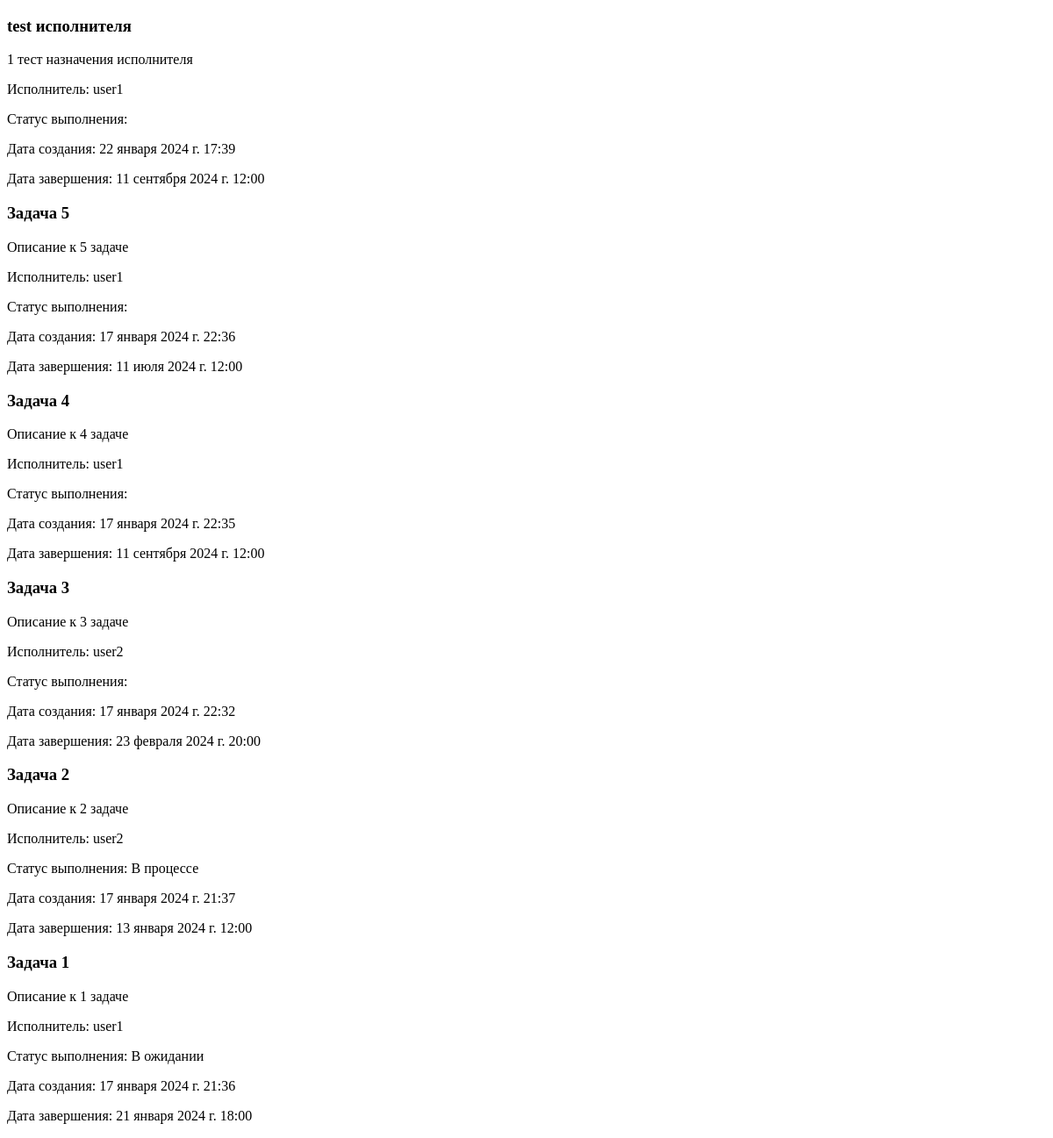
The app's page /, older data.
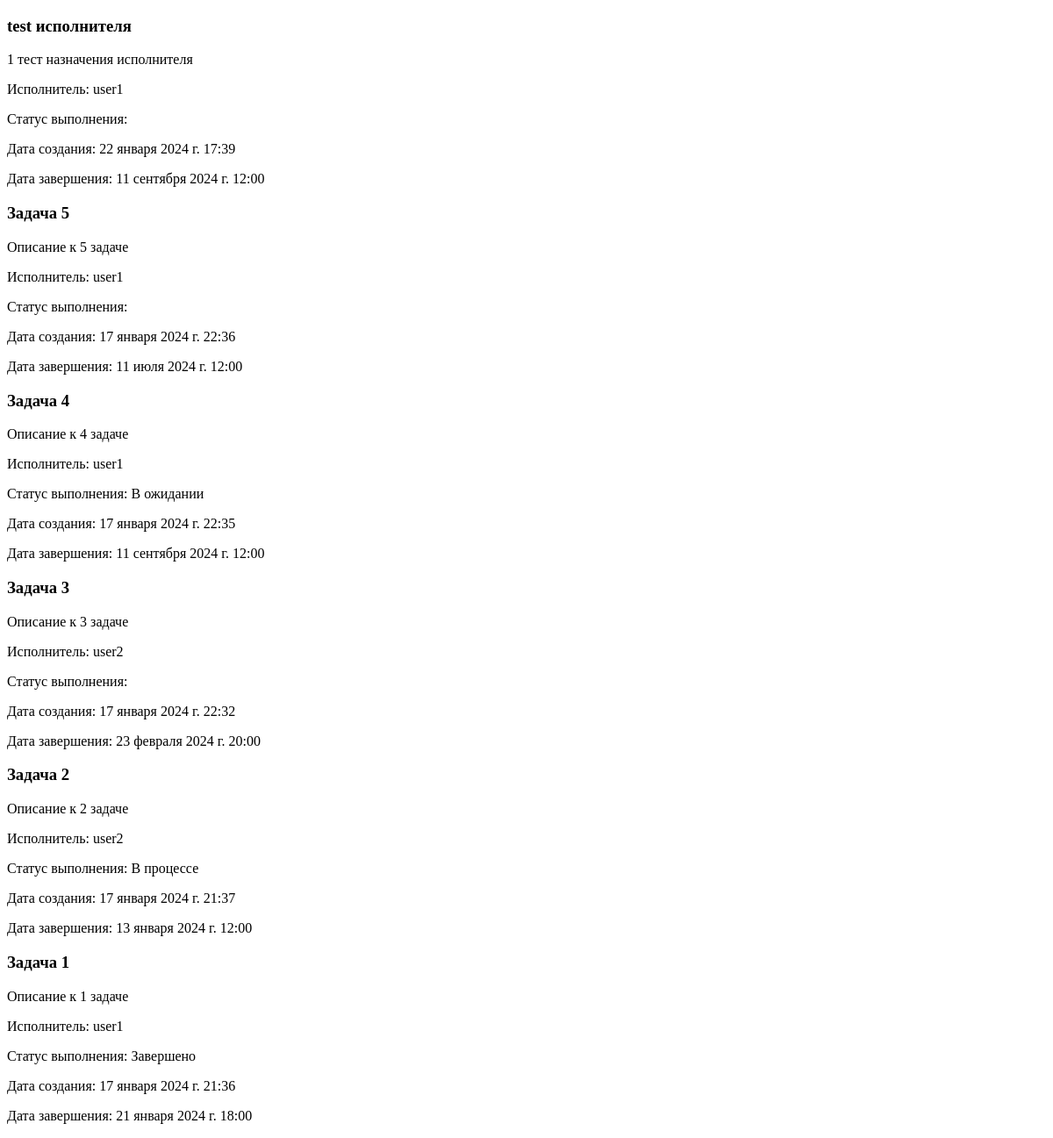
The same page, newer data.
### qwerty/models.py (models this page shows, shortened)
class Task(models.Model):
    STATUS_CHOICES = (
        ('В ожидании', 'В ожидании'),
        ('В процессе', 'В процессе'),
        ('Завершено', 'Завершено')
    )
    task_name = models.CharField(max_length=200)
    description = models.TextField()
    assignee = models.ForeignKey(User, on_delete=models.CASCADE)
    status = models.CharField(max_length=20, choices=STATUS_CHOICES)
    created_date = models.DateTimeField(auto_now_add=True)
    due_date = models.DateTimeField()
    class Meta:
        verbose_name = "задача"
        verbose_name_plural = "задачи"

class User(models.Model):
    name = models.CharField(max_length=50)
    email = models.EmailField()
    password = models.CharField(max_length=50)
    class Meta:
        verbose_name = "пользователь"
        verbose_name_plural = "пользователи"

### qwerty/views.py (the view)
# urls.py: path('', views.task_list, name='home'),
def task_list(request):
    tasks = Task.objects.order_by('-created_date')
    context = {
        'tasks': tasks,
    }
    return render(request, 'task_list.html', context)

### qwerty/templates/task_list.html (shortened to what this page needs)
<!DOCTYPE html>
<html lang="en">
<head>
</head>
<body>
{% for task in tasks %}
  <div>
    <h3>{{ task.task_name }}</h3>
    <p>{{ task.description }}</p>
    <p>Исполнитель: {{ task.assignee.name }}</p>
    <p>Статус выполнения: {{ task.status }}</p>
    <p>Дата создания: {{ task.created_date }}</p>
    <p>Дата завершения: {{ task.due_date }}</p>
  </div>
{% endfor %}
</body>
</html>

Row changes from the older to the newer data that the page shows:
changed Task "Задача 4": status (not shown) → "В ожидании"
changed Task "Задача 1": status "В ожидании" → "Завершено"
